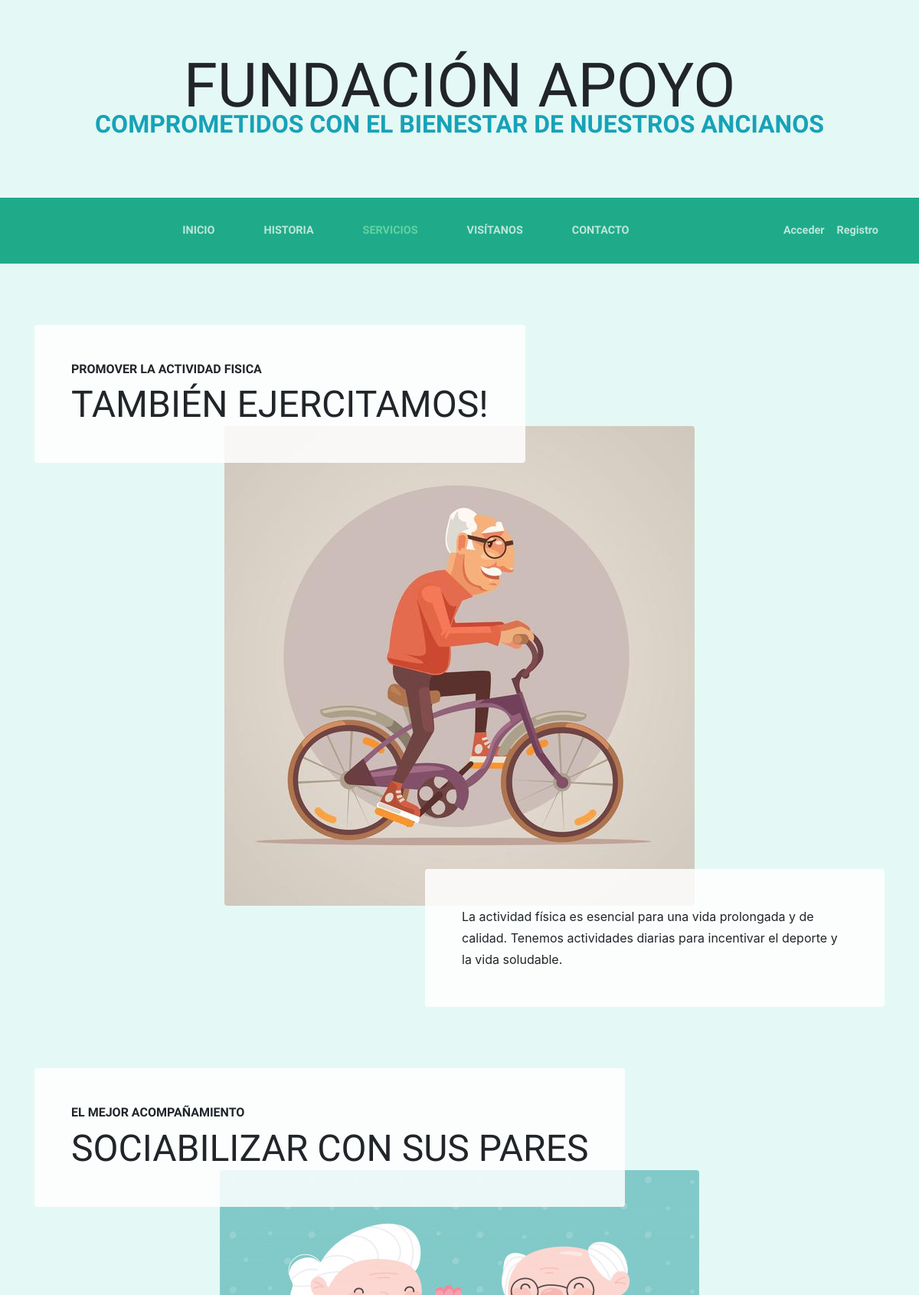
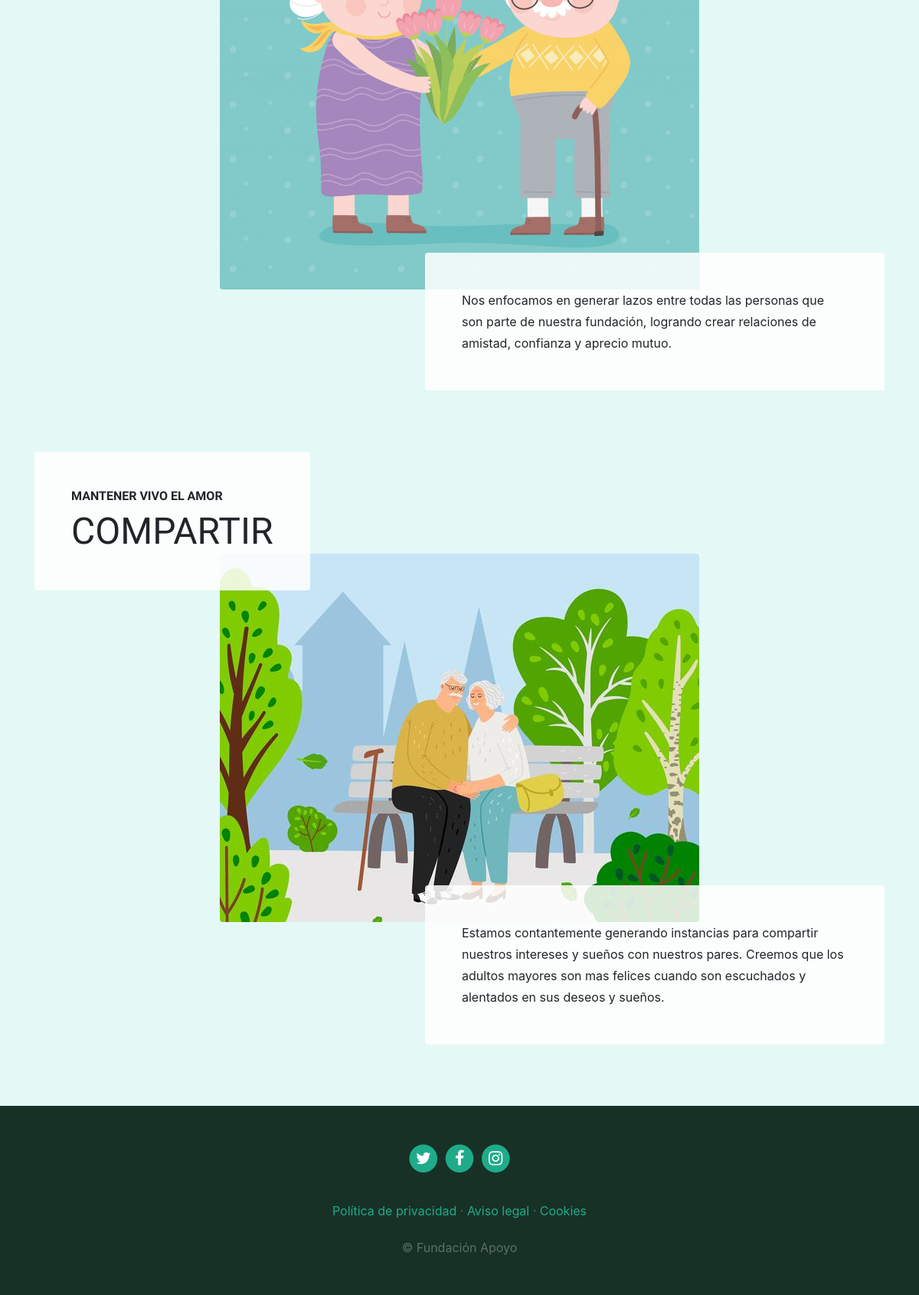
Page /services/ on the committed database (2 pictures, top to bottom).
### services/models.py (models this page shows, shortened)
class Service(models.Model):
    title = models.CharField(max_length=200, verbose_name="Título")
    subtitle = models.CharField(max_length=200, verbose_name="Subtítulo")
    content = models.TextField(verbose_name="Contenido")
    image = models.ImageField(verbose_name="Imagen", upload_to="services")
    created = models.DateTimeField(auto_now_add=True, verbose_name="Fecha de creación")
    updated = models.DateTimeField(auto_now=True, verbose_name="Fecha de edición")
    class Meta:
        verbose_name = 'Servicio'
        verbose_name_plural = 'Servicios'
        ordering = ['-created']

### services/views.py (the view)
# urls.py: path('services/', include('services.urls')),
def services(request):
    services = Service.objects.all()
    return render(request, "services/services.html", {'services':services})

### services/templates/services/services.html (shortened to what this page needs)
{% extends 'core/base.html' %}
{% load static %}
{% block content %}
{% for service in services %}
<section class="page-section">
    <div class="container">
        <div class="product-item">
            <div class="product-item-title d-flex">
                <div class="bg-faded p-5 d-flex mr-auto rounded">
                    <h2 class="section-heading mb-0">
                        <span class="section-heading-upper">{{service.title}}</span>
                        <span class="section-heading-lower">{{service.subtitle}}</span>
                    </h2>
                </div>
            </div>
            <img class="product-item-img mx-auto d-flex rounded img-fluid mb-3 mb-lg-0" src="{{service.image.url}}" alt="">
            <div class="product-item-description d-flex ml-auto">
                <div class="bg-faded p-5 rounded">
                    <p class="mb-0">{{service.content}}</p>
                </div>
            </div>
        </div>
    </div>
</section>
{% endfor %}
{% endblock content %}

### core/templates/core/base.html (shortened to what this page needs)
{% load static %}
<!DOCTYPE html>
<html lang="es">
<head>
    <link href="{% static 'core/vendor/bootstrap/css/bootstrap.min.css' %}" rel="stylesheet">
    <link href="{% static 'core/vendor/font-awesome/css/font-awesome.min.css' %}" rel="stylesheet" type="text/css">
    <link href="{% static 'core/css/business-casual.css' %}" rel="stylesheet">
</head>
<body>
    <h1 class="site-heading text-center text-black d-none d-lg-block">
        <span class="site-heading-lower">Fundación Apoyo</span>
        <span class="site-heading-upper text-info mb-3">Comprometidos con el bienestar de nuestros ancianos</span>
    </h1>
    <nav class="navbar navbar-expand-lg navbar-dark py-lg-4" id="mainNav">
        <div class="container">
            <div class="collapse navbar-collapse" id="navbarResponsive">
                <ul class="navbar-nav mx-auto">
                    <li class="nav-item px-lg-4 {% if request.path == '/' %}active{% endif %}">
                        <a class="nav-link text-uppercase text-expanded" href="{% url 'index' %}">Inicio</a>
                    </li>
                    <li class="nav-item px-lg-4 {% if request.path == '/about/' %}active{% endif %}">
                        <a class="nav-link text-uppercase text-expanded" href="{% url 'about' %}">Historia</a>
                    </li>
                    <li class="nav-item px-lg-4 {% if request.path == '/services/' %}active{% endif %}">
                        <a class="nav-link text-uppercase text-expanded" href="{% url 'services' %}">Servicios</a>
                    </li>
                    <li class="nav-item px-lg-4 {% if request.path == '/visit_us/' %}active{% endif %}">
                        <a class="nav-link text-uppercase text-expanded" href="{% url 'visit_us' %}">Visítanos</a>
                    </li>
                    <li class="nav-item px-lg-4 {% if request.path == '/contact/' %}active{% endif %}">
                        <a class="nav-link text-uppercase text-expanded" href="{% url 'contact' %}">Contacto</a>
                    </li>
                </ul>
                <ul class="navbar-nav">
                    {% if not request.user.is_authenticated %}
                        <li class="nav-item">
                            <a class="nav-link" href="{% url 'login' %}">Acceder</a>
                        </li>
                        <li class="nav-item">
                            <a class="nav-link" href="{% url 'signup' %}">Registro</a>
                        </li>
                    {% else %}
                        <li class="nav-item">
                            <a class="nav-link" href="{% url 'logout' %}">Salir</a>
                        </li>
                    {% endif %}
                </ul>
            </div>
        </div>
    </nav>
    <div class="content">
        {% block content %} {% endblock content %}
    </div>
    <footer class="footer text-faded text-center py-5">
        <div class="container">
            <p class="m-0">
                <a href="#" class="link">
                    <span class="fa-stack fa-lg">
	            <i class="fa fa-circle fa-stack-2x"></i>
	            <i class="fa fa-twitter fa-stack-1x fa-inverse"></i>
	        </span>
                </a>
                <a href="#" class="link">
                    <span class="fa-stack fa-lg">
	            <i class="fa fa-circle fa-stack-2x"></i>
	            <i class="fa fa-facebook fa-stack-1x fa-inverse"></i>
	        </span>
                </a>
                <a href="#" class="link">
                    <span class="fa-stack fa-lg">
	            <i class="fa fa-circle fa-stack-2x"></i>
	            <i class="fa fa-instagram fa-stack-1x fa-inverse"></i>
	        </span>
                </a>
            </p>
            <p class="m-0 mbt">
                <a href="" class="link">Política de privacidad</a> ·
                <a href="" class="link">Aviso legal</a> ·
                <a href="" class="link">Cookies</a>
            </p>
            <p class="m-0 mbt1">&copy; Fundación Apoyo</p>
        </div>
    </footer>
</body>
</html>

### core/static/core/css/business-casual.css (style rules this page uses)
body { background-color: #e4f9f5; }
h1, h2, h3, h4, h5, h6 { font-family: 'Raleway'; }
p { line-height: 1.75; }
.text-faded { color: rgba(255, 255, 255, 0.3); }
.site-heading { margin-top: 5rem; margin-bottom: 5rem; text-transform: uppercase; line-height: 1; font-family: 'Raleway'; }
.site-heading .site-heading-upper { display: block; font-size: 2rem; font-weight: 800; }
.site-heading .site-heading-lower { font-size: 5rem; font-weight: 100; line-height: 4rem; }
.page-section { margin-top: 5rem; margin-bottom: 5rem; }
.section-heading { text-transform: uppercase; }
.section-heading .section-heading-upper { display: block; font-size: 1rem; font-weight: 800; padding-bottom: .5rem; }
.section-heading .section-heading-lower { display: block; font-size: 3rem; font-weight: 100; }
.bg-faded { background-color: rgba(255, 255, 255, 0.85); }
#mainNav { background-color: #1fab89; font-family: 'Raleway'; }
#mainNav .navbar-nav .nav-item .nav-link { color: rgba(255, 255, 255, 0.7); font-weight: 800; }
#mainNav .navbar-nav .nav-item.active .nav-link { color: #62d2a2; }
@media (min-width: 992px) { #mainNav .navbar-nav .nav-item .nav-link { font-size: 0.9rem; } }
@media (min-width: 992px) { .product-item .product-item-title { position: relative; z-index: 1; margin-bottom: -3rem; } }
@media (min-width: 992px) { .product-item .product-item-img { position: relative; z-index: 0; max-width: 60vw; } }
@media (min-width: 992px) { .product-item .product-item-description { position: relative; z-index: 1; margin-top: -3rem; max-width: 50vw; } }
.footer { background-color: #173126; }
.mbt { padding-top: 2rem; }
.mbt1 { padding-top: 1.25rem; }
a.link { color: #1fab89; }

### rows in the picture
Service: title "PROMOVER LA ACTIVIDAD FISICA", subtitle "TAMBIÉN EJERCITAMOS!", image (picture), content "La actividad física es esencial para una vida prolongada y de calidad. Tenemos actividades diarias para incentivar el deporte y la vida soludable."
Service: title "EL MEJOR ACOMPAÑAMIENTO", subtitle "SOCIABILIZAR CON SUS PARES", image (picture), content "Nos enfocamos en generar lazos entre todas las personas que son parte de nuestra fundación, logrando crear relaciones de amistad, confianza y aprecio mutuo."
Service: title "MANTENER VIVO EL AMOR", subtitle "COMPARTIR", image (picture), content "Estamos contantemente generando instancias para compartir nuestros intereses y sueños con nuestros pares. Creemos que los adultos mayores son mas felices cuando son escuchados y alentados en sus deseos y sueños."
